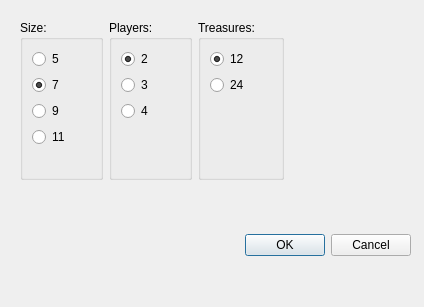
<?xml version="1.0" encoding="UTF-8"?>
<ui version="4.0">
 <class>GNewGameDialog</class>
 <widget class="QDialog" name="GNewGameDialog">
  <property name="geometry">
   <rect>
    <x>0</x>
    <y>0</y>
    <width>424</width>
    <height>307</height>
   </rect>
  </property>
  <property name="windowTitle">
   <string>New Game</string>
  </property>
  <widget class="QDialogButtonBox" name="buttonBox">
   <property name="geometry">
    <rect>
     <x>20</x>
     <y>230</y>
     <width>391</width>
     <height>31</height>
    </rect>
   </property>
   <property name="orientation">
    <enum>Qt::Horizontal</enum>
   </property>
   <property name="standardButtons">
    <set>QDialogButtonBox::Cancel|QDialogButtonBox::Ok</set>
   </property>
  </widget>
  <widget class="QWidget" name="layoutWidget">
   <property name="geometry">
    <rect>
     <x>20</x>
     <y>20</y>
     <width>264</width>
     <height>160</height>
    </rect>
   </property>
   <layout class="QHBoxLayout" name="horizontalLayout">
    <item>
     <widget class="QGroupBox" name="Size">
      <property name="title">
       <string>Size:</string>
      </property>
      <layout class="QFormLayout" name="formLayout_3">
       <item row="0" column="0">
        <widget class="QRadioButton" name="size5">
         <property name="text">
          <string>5</string>
         </property>
         <property name="checked">
          <bool>false</bool>
         </property>
        </widget>
       </item>
       <item row="1" column="0">
        <widget class="QRadioButton" name="size7">
         <property name="text">
          <string>7</string>
         </property>
         <property name="checked">
          <bool>true</bool>
         </property>
        </widget>
       </item>
       <item row="2" column="0">
        <widget class="QRadioButton" name="size9">
         <property name="text">
          <string>9</string>
         </property>
        </widget>
       </item>
       <item row="3" column="0">
        <widget class="QRadioButton" name="size11">
         <property name="text">
          <string>11</string>
         </property>
        </widget>
       </item>
      </layout>
     </widget>
    </item>
    <item>
     <widget class="QGroupBox" name="Players">
      <property name="title">
       <string>Players:</string>
      </property>
      <layout class="QFormLayout" name="formLayout_2">
       <item row="0" column="0">
        <widget class="QRadioButton" name="players2">
         <property name="text">
          <string>2</string>
         </property>
         <property name="checked">
          <bool>true</bool>
         </property>
        </widget>
       </item>
       <item row="1" column="0">
        <widget class="QRadioButton" name="players3">
         <property name="text">
          <string>3</string>
         </property>
        </widget>
       </item>
       <item row="2" column="0">
        <widget class="QRadioButton" name="players4">
         <property name="text">
          <string>4</string>
         </property>
        </widget>
       </item>
      </layout>
     </widget>
    </item>
    <item>
     <widget class="QGroupBox" name="Treasures">
      <property name="title">
       <string>Treasures:</string>
      </property>
      <layout class="QFormLayout" name="formLayout">
       <item row="0" column="0">
        <widget class="QRadioButton" name="treasures12">
         <property name="text">
          <string>12</string>
         </property>
         <property name="checked">
          <bool>true</bool>
         </property>
        </widget>
       </item>
       <item row="1" column="0">
        <widget class="QRadioButton" name="treasures24">
         <property name="text">
          <string>24</string>
         </property>
        </widget>
       </item>
      </layout>
     </widget>
    </item>
   </layout>
  </widget>
 </widget>
 <resources/>
 <connections>
  <connection>
   <sender>buttonBox</sender>
   <signal>accepted()</signal>
   <receiver>GNewGameDialog</receiver>
   <slot>accept()</slot>
   <hints>
    <hint type="sourcelabel">
     <x>248</x>
     <y>254</y>
    </hint>
    <hint type="destinationlabel">
     <x>157</x>
     <y>274</y>
    </hint>
   </hints>
  </connection>
  <connection>
   <sender>buttonBox</sender>
   <signal>rejected()</signal>
   <receiver>GNewGameDialog</receiver>
   <slot>reject()</slot>
   <hints>
    <hint type="sourcelabel">
     <x>316</x>
     <y>260</y>
    </hint>
    <hint type="destinationlabel">
     <x>286</x>
     <y>274</y>
    </hint>
   </hints>
  </connection>
 </connections>
</ui>
